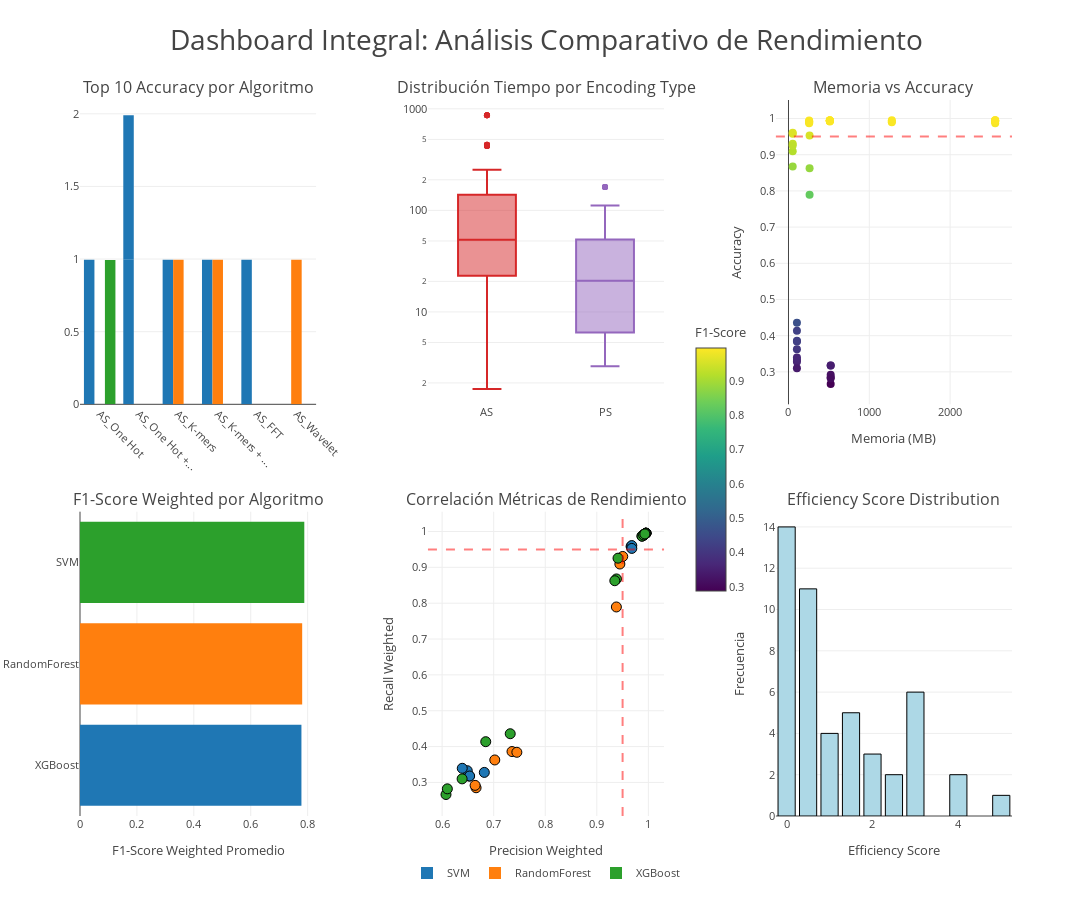

Notebook code cell kept with this figure:
### Code cell
import pandas as pd
import plotly.graph_objects as go
from plotly.subplots import make_subplots
import plotly.express as px

# Cargar datos
df_eval = pd.read_csv('results/evaluation_results/evaluation_results.csv')
df_times = pd.read_csv('results/training_times/training_times_complete_detailed.csv')
df_memory = pd.read_csv('datos/resultados_codificacion_tiempo_memoria.csv')

# Crear dashboard con múltiples subplots
fig = make_subplots(
    rows=2, cols=3,
    subplot_titles=(
        'Top 10 Accuracy por Algoritmo',
        'Distribución Tiempo por Encoding Type', 
        'Memoria vs Accuracy',
        'F1-Score Weighted por Algoritmo',
        'Correlación Métricas de Rendimiento',
        'Efficiency Score Distribution'
    ),
    specs=[
        [{"type": "bar"}, {"type": "box"}, {"type": "scatter"}],
        [{"type": "bar"}, {"type": "scatter"}, {"type": "histogram"}]
    ],
    horizontal_spacing=0.12,
    vertical_spacing=0.15
)

# 1. Top 10 Accuracy por Algoritmo (Barras)
top_10 = df_eval.nlargest(10, 'accuracy')
colors_algo = {'SVM': '#1f77b4', 'RandomForest': '#ff7f0e', 'XGBoost': '#2ca02c'}

for algo in top_10['algorithm'].unique():
    algo_data = top_10[top_10['algorithm'] == algo]
    fig.add_trace(
        go.Bar(
            x=algo_data['encoding'].apply(lambda x: x[:12] + '...' if len(x) > 12 else x),
            y=algo_data['accuracy'],
            name=algo,
            marker_color=colors_algo[algo],
            showlegend=True,
            legendgroup=f'algo_{algo}'
        ),
        row=1, col=1
    )

# 2. Distribución de tiempo por tipo de encoding (Box plot)
df_times['encoding_type'] = df_times['encoding'].apply(lambda x: 'AS' if x.startswith('AS_') else 'PS')
for enc_type in df_times['encoding_type'].unique():
    data = df_times[df_times['encoding_type'] == enc_type]
    fig.add_trace(
        go.Box(
            y=data['tiempo'],
            name=enc_type,
            boxpoints='outliers',
            showlegend=False
        ),
        row=1, col=2
    )

# 3. Memoria vs Accuracy (Scatter)
fig.add_trace(
    go.Scatter(
        x=df_eval['input_data_mb'],
        y=df_eval['accuracy'],
        mode='markers',
        marker=dict(
            size=8,
            color=df_eval['f1_score_weighted'],
            colorscale='Viridis',
            showscale=True,
            colorbar=dict(title="F1-Score", x=0.65, len=0.4)
        ),
        text=df_eval['algorithm'],
        showlegend=False
    ),
    row=1, col=3
)

# 4. F1-Score Weighted por Algoritmo (Barras horizontales)
f1_by_algo = df_eval.groupby('algorithm')['f1_score_weighted'].mean().sort_values(ascending=True)
fig.add_trace(
    go.Bar(
        x=f1_by_algo.values,
        y=f1_by_algo.index,
        orientation='h',
        marker_color=['#1f77b4', '#ff7f0e', '#2ca02c'],
        showlegend=False
    ),
    row=2, col=1
)

# 5. Correlación Precision vs Recall (Scatter)
fig.add_trace(
    go.Scatter(
        x=df_eval['precision_weighted'],
        y=df_eval['recall_weighted'],
        mode='markers',
        marker=dict(
            size=10,
            color=df_eval['algorithm'].map({'SVM': 0, 'RandomForest': 1, 'XGBoost': 2}),
            colorscale=[[0, '#1f77b4'], [0.5, '#ff7f0e'], [1, '#2ca02c']],
            line=dict(width=1, color='black')
        ),
        text=df_eval['encoding'],
        showlegend=False
    ),
    row=2, col=2
)

# 6. Distribución de Efficiency Score (Histograma)
fig.add_trace(
    go.Histogram(
        x=df_eval['efficiency_score'],
        nbinsx=20,
        marker_color='lightblue',
        marker_line_color='black',
        marker_line_width=1,
        showlegend=False
    ),
    row=2, col=3
)

# Personalizar layout general
fig.update_layout(
    title={
        'text': 'Dashboard Integral: Análisis Comparativo de Rendimiento',
        'x': 0.5,
        'font': {'size': 28}
    },
    template='presentation',
    height=900,
    width=1600,
    font=dict(size=11),
    showlegend=True,
    legend=dict(
        orientation="h",
        yanchor="bottom",
        y=-0.1,
        xanchor="center",
        x=0.5
    )
)

# Personalizar ejes específicos
fig.update_xaxes(tickangle=45, row=1, col=1)
fig.update_yaxes(type='log', row=1, col=2)
fig.update_xaxes(title_text="Memoria (MB)", row=1, col=3)
fig.update_yaxes(title_text="Accuracy", row=1, col=3)
fig.update_xaxes(title_text="F1-Score Weighted Promedio", row=2, col=1)
fig.update_xaxes(title_text="Precision Weighted", row=2, col=2)
fig.update_yaxes(title_text="Recall Weighted", row=2, col=2)
fig.update_xaxes(title_text="Efficiency Score", row=2, col=3)
fig.update_yaxes(title_text="Frecuencia", row=2, col=3)

# Añadir líneas de referencia donde sea apropiado
fig.add_hline(y=0.95, line_dash="dash", line_color="red", opacity=0.5, row=1, col=3)
fig.add_vline(x=0.95, line_dash="dash", line_color="red", opacity=0.5, row=2, col=2)
fig.add_hline(y=0.95, line_dash="dash", line_color="red", opacity=0.5, row=2, col=2)

fig.show()

### Figure 1 — Plotly figure (JSON) as saved in the notebook; plotly's stock layout.template omitted (floating-point values rounded to 4 significant figures)
{"data": [{"legendgroup": "algo_SVM", "marker": {"color": "#1f77b4"}, "name": "SVM", "showlegend": true, "type": "bar", "x": ["AS_One Hot", "AS_One Hot +...", "AS_K-mers", "AS_One Hot +...", "AS_K-mers + ...", "AS_FFT"], "xaxis": "x", "y": [0.9953, 0.9952, 0.9952, 0.9952, 0.9949, 0.9949], "yaxis": "y"}, {"legendgroup": "algo_RandomForest", "marker": {"color": "#ff7f0e"}, "name": "RandomForest", "showlegend": true, "type": "bar", "x": ["AS_K-mers + ...", "AS_K-mers", "AS_Wavelet"], "xaxis": "x", "y": [0.9945, 0.9945, 0.9945], "yaxis": "y"}, {"legendgroup": "algo_XGBoost", "marker": {"color": "#2ca02c"}, "name": "XGBoost", "showlegend": true, "type": "bar", "x": ["AS_One Hot"], "xaxis": "x", "y": [0.9944], "yaxis": "y"}, {"boxpoints": "outliers", "name": "AS", "showlegend": false, "type": "box", "xaxis": "x2", "y": [441.7, 443.3, 442.9, 440.6, 439.6, 7.65, 7.634, 7.605, 7.641, 7.854, 151.5, 150.3, 151.8, 150.6, 150.2, 45.58, 45.79, 45.71, 45.88, 46.11, 5.573, 5.574, 5.569, 5.573, 5.578, 91.4, 90.96, 90.26, 90.97, 91.18, 23.82, 23.88, 24.0, 23.97, 23.95, 32.47, 32.23, 32.17, 32.53, 33.19, 130.3, 131.1, 131.0, 131.0, 131.1, 68.28, 68.48, 68.49, 68.52, 68.53, 1.749, 1.741, 1.741, 1.74, 1.744, 45.04, 44.18, 44.43, 44.17, 44.18, 21.59, 21.7, 21.73, 21.74, 21.7, 23.94, 24.81, 24.22, 24.03, 23.92, 125.6, 125.6, 125.6, 125.6, 125.6, 191.1, 191.6, 191.7, 189.4, 189.5, 60.57, 56.85, 57.37, 60.33, 56.97, 865.1, 862.1, 863.6, 864.7, 864.9, 43.01, 43.34, 43.25, 43.26, 43.22, 4.94, 4.924, 5.146, 4.938, 4.928, 134.5, 134.2, 134.3, 134.3, 134.5, 431.1, 432.4, 431.4, 432.6, 430.1, 2.645, 2.633, 2.634, 2.634, 2.637, 251.2, 251.5, 250.9, 248.5, 232.8], "yaxis": "y2"}, {"boxpoints": "outliers", "name": "PS", "showlegend": false, "type": "box", "xaxis": "x2", "y": [106.3, 106.6, 106.7, 106.8, 106.7, 6.233, 6.278, 6.288, 6.295, 6.294, 89.24, 90.05, 89.22, 89.18, 89.09, 20.27, 20.31, 20.26, 20.26, 20.24, 5.182, 5.228, 5.256, 5.473, 5.276, 60.35, 60.33, 60.43, 60.36, 60.44, 3.202, 3.225, 3.215, 3.232, 3.225, 14.4, 14.32, 14.92, 14.31, 14.31, 26.85, 26.86, 26.85, 26.86, 26.88, 12.03, 12.08, 12.08, 12.09, 12.08, 4.466, 4.504, 4.512, 4.518, 4.506, 35.59, 35.59, 35.74, 36.35, 35.64, 2.924, 2.94, 2.942, 2.949, 2.938, 13.74, 14.29, 13.68, 13.97, 14.1, 33.16, 33.1, 33.13, 33.17, 33.11, 20.15, 20.26, 20.27, 20.26, 20.31, 34.3, 33.03, 33.16, 33.05, 33.42, 169.7, 169.6, 169.6, 169.8, 170.0, 13.21, 13.28, 14.05, 14.03, 13.43, 6.175, 6.226, 6.226, 6.399, 6.28, 42.22, 43.15, 42.44, 42.26, 42.26, 104.5, 104.8, 104.3, 104.6, 105.3, 5.595, 5.683, 5.686, 5.676, 5.684, 111.2, 111.5, 111.5, 110.9, 110.9], "yaxis": "y2"}, {"marker": {"color": [0.9578, 0.96, 0.9949, 0.9544, 0.9952, 0.361, 0.3469, 0.9953, 0.9952, 0.9952, 0.3628, 0.9918, 0.3676, 0.9949, 0.3472, 0.9917, 0.9159, 0.9334, 0.9945, 0.8236, 0.9922, 0.4028, 0.3094, 0.992, 0.9945, 0.9895, 0.4278, 0.9897, 0.4219, 0.9915, 0.3193, 0.9945, 0.8838, 0.9271, 0.9931, 0.881, 0.9868, 0.3398, 0.2882, 0.9944, 0.9942, 0.9918, 0.4634, 0.987, 0.4264, 0.9904, 0.3099, 0.9931], "colorbar": {"len": 0.4, "title": {"text": "F1-Score"}, "x": 0.65}, "colorscale": [[0, "#440154"], [0.1111, "#482878"], [0.2222, "#3e4989"], [0.3333, "#31688e"], [0.4444, "#26828e"], [0.5556, "#1f9e89"], [0.6667, "#35b779"], [0.7778, "#6ece58"], [0.8889, "#b5de2b"], [1, "#fde725"]], "showscale": true, "size": 8}, "mode": "markers", "showlegend": false, "text": ["SVM", "SVM", "SVM", "SVM", "SVM", "SVM", "SVM", "SVM", "SVM", "SVM", "SVM", "SVM", "SVM", "SVM", "SVM", "SVM", "RandomForest", "RandomForest", "RandomForest", "RandomForest", "RandomForest", "RandomForest", "RandomForest", "RandomForest", "RandomForest", "RandomForest", "RandomForest", "RandomForest", "RandomForest", "RandomForest", "RandomForest", "RandomForest", "XGBoost", "XGBoost", "XGBoost", "XGBoost", "XGBoost", "XGBoost", "XGBoost", "XGBoost", "XGBoost", "XGBoost", "XGBoost", "XGBoost", "XGBoost", "XGBoost", "XGBoost", "XGBoost"], "type": "scatter", "x": [52.09, 52.15, 511.6, 261.0, 2558.0, 104.3, 522.2, 2557.0, 511.3, 1279.0, 104.6, 255.6, 104.6, 255.7, 522.3, 511.7, 52.09, 52.15, 511.6, 261.0, 2558.0, 104.3, 522.2, 2557.0, 511.3, 1279.0, 104.6, 255.6, 104.6, 255.7, 522.3, 511.7, 52.09, 52.15, 511.6, 261.0, 2558.0, 104.3, 522.2, 2557.0, 511.3, 1279.0, 104.6, 255.6, 104.6, 255.7, 522.3, 511.7], "xaxis": "x3", "y": [0.9582, 0.9607, 0.9949, 0.9528, 0.9952, 0.328, 0.3177, 0.9953, 0.9952, 0.9952, 0.3328, 0.9918, 0.3395, 0.9949, 0.3179, 0.9917, 0.9093, 0.9303, 0.9945, 0.7895, 0.9922, 0.3627, 0.2852, 0.9921, 0.9945, 0.9895, 0.3862, 0.9897, 0.3841, 0.9915, 0.2919, 0.9945, 0.8677, 0.9255, 0.9931, 0.8627, 0.987, 0.31, 0.2663, 0.9944, 0.9942, 0.9918, 0.4359, 0.987, 0.4137, 0.9904, 0.2822, 0.9931], "yaxis": "y3"}, {"marker": {"color": ["#1f77b4", "#ff7f0e", "#2ca02c"]}, "orientation": "h", "showlegend": false, "type": "bar", "x": [0.7782, 0.7808, 0.7882], "xaxis": "x4", "y": ["XGBoost", "RandomForest", "SVM"], "yaxis": "y4"}, {"marker": {"color": [0, 0, 0, 0, 0, 0, 0, 0, 0, 0, 0, 0, 0, 0, 0, 0, 1, 1, 1, 1, 1, 1, 1, 1, 1, 1, 1, 1, 1, 1, 1, 1, 2, 2, 2, 2, 2, 2, 2, 2, 2, 2, 2, 2, 2, 2, 2, 2], "colorscale": [[0, "#1f77b4"], [0.5, "#ff7f0e"], [1, "#2ca02c"]], "line": {"color": "black", "width": 1}, "size": 10}, "mode": "markers", "showlegend": false, "text": ["PS_K-mers + FFT", "PS_FFT", "AS_K-mers + Wavelet", "PS_One Hot + FFT", "AS_One Hot + Wavelet", "PS_K-mers", "PS_One Hot", "AS_One Hot", "AS_K-mers", "AS_One Hot + FFT", "PS_K-mers + Wavelet", "AS_K-mers + FFT", "PS_Wavelet", "AS_FFT", "PS_One Hot + Wavelet", "AS_Wavelet", "PS_K-mers + FFT", "PS_FFT", "AS_K-mers + Wavelet", "PS_One Hot + FFT", "AS_One Hot + Wavelet", "PS_K-mers", "PS_One Hot", "AS_One Hot", "AS_K-mers", "AS_One Hot + FFT", "PS_K-mers + Wavelet", "AS_K-mers + FFT", "PS_Wavelet", "AS_FFT", "PS_One Hot + Wavelet", "AS_Wavelet", "PS_K-mers + FFT", "PS_FFT", "AS_K-mers + Wavelet", "PS_One Hot + FFT", "AS_One Hot + Wavelet", "PS_K-mers", "PS_One Hot", "AS_One Hot", "AS_K-mers", "AS_One Hot + FFT", "PS_K-mers + Wavelet", "AS_K-mers + FFT", "PS_Wavelet", "AS_FFT", "PS_One Hot + Wavelet", "AS_Wavelet"], "type": "scatter", "x": [0.9664, 0.9678, 0.9949, 0.9679, 0.9953, 0.6818, 0.6528, 0.9954, 0.9953, 0.9953, 0.6488, 0.9924, 0.6391, 0.9949, 0.6534, 0.9922, 0.9447, 0.9503, 0.9946, 0.9379, 0.9925, 0.7021, 0.6658, 0.9924, 0.9946, 0.9903, 0.7355, 0.9905, 0.745, 0.9918, 0.664, 0.9946, 0.9382, 0.9411, 0.9932, 0.9349, 0.9876, 0.6388, 0.6075, 0.9945, 0.9942, 0.992, 0.7321, 0.9877, 0.6846, 0.9907, 0.6101, 0.9932], "xaxis": "x5", "y": [0.9582, 0.9607, 0.9949, 0.9528, 0.9952, 0.328, 0.3177, 0.9953, 0.9952, 0.9952, 0.3328, 0.9918, 0.3395, 0.9949, 0.3179, 0.9917, 0.9093, 0.9303, 0.9945, 0.7895, 0.9922, 0.3627, 0.2852, 0.9921, 0.9945, 0.9895, 0.3862, 0.9897, 0.3841, 0.9915, 0.2919, 0.9945, 0.8677, 0.9255, 0.9931, 0.8627, 0.987, 0.31, 0.2663, 0.9944, 0.9942, 0.9918, 0.4359, 0.987, 0.4137, 0.9904, 0.2822, 0.9931], "yaxis": "y5"}, {"marker": {"color": "lightblue", "line": {"color": "black", "width": 1}}, "nbinsx": 20, "showlegend": false, "type": "histogram", "x": [0.3792, 0.3499, 0.008793, 0.03286, 0.001596, 0.0113, 0.001858, 0.00176, 0.009474, 0.003937, 0.01249, 0.0239, 0.0213, 0.02459, 0.001932, 0.006607, 3.003, 2.799, 1.497, 1.33, 0.7121, 0.6236, 0.3627, 0.6192, 1.549, 1.007, 0.8234, 2.129, 0.8887, 1.786, 0.3589, 2.621, 3.21, 4.769, 2.91, 2.955, 0.7185, 0.8191, 0.4061, 0.7129, 2.744, 1.253, 1.786, 3.75, 1.512, 3.762, 0.4411, 2.897], "xaxis": "x6", "yaxis": "y6"}], "layout": {"annotations": [{"font": {"size": 16}, "showarrow": false, "text": "Top 10 Accuracy por Algoritmo", "x": 0.1267, "xanchor": "center", "xref": "paper", "y": 1, "yanchor": "bottom", "yref": "paper"}, {"font": {"size": 16}, "showarrow": false, "text": "Distribución Tiempo por Encoding Type", "x": 0.5, "xanchor": "center", "xref": "paper", "y": 1, "yanchor": "bottom", "yref": "paper"}, {"font": {"size": 16}, "showarrow": false, "text": "Memoria vs Accuracy", "x": 0.8733, "xanchor": "center", "xref": "paper", "y": 1, "yanchor": "bottom", "yref": "paper"}, {"font": {"size": 16}, "showarrow": false, "text": "F1-Score Weighted por Algoritmo", "x": 0.1267, "xanchor": "center", "xref": "paper", "y": 0.425, "yanchor": "bottom", "yref": "paper"}, {"font": {"size": 16}, "showarrow": false, "text": "Correlación Métricas de Rendimiento", "x": 0.5, "xanchor": "center", "xref": "paper", "y": 0.425, "yanchor": "bottom", "yref": "paper"}, {"font": {"size": 16}, "showarrow": false, "text": "Efficiency Score Distribution", "x": 0.8733, "xanchor": "center", "xref": "paper", "y": 0.425, "yanchor": "bottom", "yref": "paper"}], "font": {"size": 11}, "height": 900, "legend": {"orientation": "h", "x": 0.5, "xanchor": "center", "y": -0.1, "yanchor": "bottom"}, "shapes": [{"line": {"color": "red", "dash": "dash"}, "opacity": 0.5, "type": "line", "x0": 0, "x1": 1, "xref": "x3 domain", "y0": 0.95, "y1": 0.95, "yref": "y3"}, {"line": {"color": "red", "dash": "dash"}, "opacity": 0.5, "type": "line", "x0": 0.95, "x1": 0.95, "xref": "x5", "y0": 0, "y1": 1, "yref": "y5 domain"}, {"line": {"color": "red", "dash": "dash"}, "opacity": 0.5, "type": "line", "x0": 0, "x1": 1, "xref": "x5 domain", "y0": 0.95, "y1": 0.95, "yref": "y5"}], "showlegend": true, "title": {"font": {"size": 28}, "text": "Dashboard Integral: Análisis Comparativo de Rendimiento", "x": 0.5}, "width": 1600, "xaxis": {"anchor": "y", "domain": [0, 0.2533], "tickangle": 45}, "xaxis2": {"anchor": "y2", "domain": [0.3733, 0.6267]}, "xaxis3": {"anchor": "y3", "domain": [0.7467, 1], "title": {"text": "Memoria (MB)"}}, "xaxis4": {"anchor": "y4", "domain": [0, 0.2533], "title": {"text": "F1-Score Weighted Promedio"}}, "xaxis5": {"anchor": "y5", "domain": [0.3733, 0.6267], "title": {"text": "Precision Weighted"}}, "xaxis6": {"anchor": "y6", "domain": [0.7467, 1], "title": {"text": "Efficiency Score"}}, "yaxis": {"anchor": "x", "domain": [0.575, 1]}, "yaxis2": {"anchor": "x2", "domain": [0.575, 1], "type": "log"}, "yaxis3": {"anchor": "x3", "domain": [0.575, 1], "title": {"text": "Accuracy"}}, "yaxis4": {"anchor": "x4", "domain": [0, 0.425]}, "yaxis5": {"anchor": "x5", "domain": [0, 0.425], "title": {"text": "Recall Weighted"}}, "yaxis6": {"anchor": "x6", "domain": [0, 0.425], "title": {"text": "Frecuencia"}}}}
